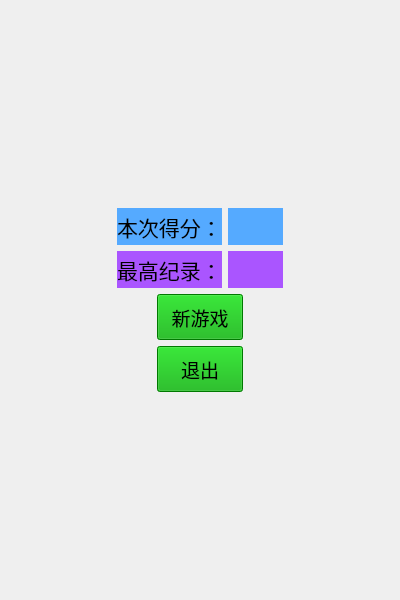
<?xml version="1.0" encoding="UTF-8"?>
<ui version="4.0">
 <class>Widget</class>
 <widget class="QWidget" name="Widget">
  <property name="geometry">
   <rect>
    <x>0</x>
    <y>0</y>
    <width>400</width>
    <height>600</height>
   </rect>
  </property>
  <property name="windowTitle">
   <string>Widget</string>
  </property>
  <property name="styleSheet">
   <string notr="true">border-image: url(:/back.png)</string>
  </property>
  <layout class="QVBoxLayout" name="verticalLayout_2">
   <item>
    <spacer name="verticalSpacer_2">
     <property name="orientation">
      <enum>Qt::Vertical</enum>
     </property>
     <property name="sizeHint" stdset="0">
      <size>
       <width>20</width>
       <height>184</height>
      </size>
     </property>
    </spacer>
   </item>
   <item>
    <layout class="QHBoxLayout" name="horizontalLayout_5">
     <item>
      <spacer name="horizontalSpacer">
       <property name="orientation">
        <enum>Qt::Horizontal</enum>
       </property>
       <property name="sizeHint" stdset="0">
        <size>
         <width>40</width>
         <height>20</height>
        </size>
       </property>
      </spacer>
     </item>
     <item>
      <layout class="QVBoxLayout" name="verticalLayout">
       <item>
        <layout class="QHBoxLayout" name="horizontalLayout">
         <item>
          <widget class="QLabel" name="label">
           <property name="minimumSize">
            <size>
             <width>0</width>
             <height>37</height>
            </size>
           </property>
           <property name="font">
            <font>
             <family>宋体</family>
             <pointsize>16</pointsize>
            </font>
           </property>
           <property name="styleSheet">
            <string notr="true">background:rgb(85, 170, 255);
border-image: url()</string>
           </property>
           <property name="text">
            <string>本次得分：</string>
           </property>
          </widget>
         </item>
         <item>
          <widget class="QLabel" name="label_2">
           <property name="minimumSize">
            <size>
             <width>0</width>
             <height>37</height>
            </size>
           </property>
           <property name="styleSheet">
            <string notr="true">background:rgb(85, 170, 255);
border-image: url()</string>
           </property>
           <property name="text">
            <string/>
           </property>
          </widget>
         </item>
        </layout>
       </item>
       <item>
        <layout class="QHBoxLayout" name="horizontalLayout_2">
         <item>
          <widget class="QLabel" name="label_3">
           <property name="minimumSize">
            <size>
             <width>62</width>
             <height>37</height>
            </size>
           </property>
           <property name="font">
            <font>
             <family>宋体</family>
             <pointsize>16</pointsize>
            </font>
           </property>
           <property name="styleSheet">
            <string notr="true">background:rgb(170, 85, 255);
border-image: url()</string>
           </property>
           <property name="text">
            <string>最高纪录：</string>
           </property>
          </widget>
         </item>
         <item>
          <widget class="QLabel" name="label_4">
           <property name="minimumSize">
            <size>
             <width>0</width>
             <height>37</height>
            </size>
           </property>
           <property name="styleSheet">
            <string notr="true">background:rgb(170, 85, 255);
border-image: url()</string>
           </property>
           <property name="text">
            <string/>
           </property>
          </widget>
         </item>
        </layout>
       </item>
       <item>
        <layout class="QHBoxLayout" name="horizontalLayout_3">
         <item>
          <spacer name="horizontalSpacer_3">
           <property name="orientation">
            <enum>Qt::Horizontal</enum>
           </property>
           <property name="sizeHint" stdset="0">
            <size>
             <width>40</width>
             <height>20</height>
            </size>
           </property>
          </spacer>
         </item>
         <item>
          <widget class="QPushButton" name="pushButton">
           <property name="minimumSize">
            <size>
             <width>86</width>
             <height>46</height>
            </size>
           </property>
           <property name="font">
            <font>
             <family>宋体</family>
             <pointsize>14</pointsize>
            </font>
           </property>
           <property name="styleSheet">
            <string notr="true">background:rgb(0, 170, 0);
border-image: url()</string>
           </property>
           <property name="text">
            <string>新游戏</string>
           </property>
          </widget>
         </item>
         <item>
          <spacer name="horizontalSpacer_4">
           <property name="orientation">
            <enum>Qt::Horizontal</enum>
           </property>
           <property name="sizeHint" stdset="0">
            <size>
             <width>40</width>
             <height>20</height>
            </size>
           </property>
          </spacer>
         </item>
        </layout>
       </item>
       <item>
        <layout class="QHBoxLayout" name="horizontalLayout_4">
         <item>
          <spacer name="horizontalSpacer_5">
           <property name="orientation">
            <enum>Qt::Horizontal</enum>
           </property>
           <property name="sizeHint" stdset="0">
            <size>
             <width>40</width>
             <height>20</height>
            </size>
           </property>
          </spacer>
         </item>
         <item>
          <widget class="QPushButton" name="pushButton_2">
           <property name="minimumSize">
            <size>
             <width>86</width>
             <height>46</height>
            </size>
           </property>
           <property name="font">
            <font>
             <family>宋体</family>
             <pointsize>14</pointsize>
            </font>
           </property>
           <property name="styleSheet">
            <string notr="true">background:rgb(0, 170, 0);
border-image: url()</string>
           </property>
           <property name="text">
            <string>退出</string>
           </property>
          </widget>
         </item>
         <item>
          <spacer name="horizontalSpacer_6">
           <property name="orientation">
            <enum>Qt::Horizontal</enum>
           </property>
           <property name="sizeHint" stdset="0">
            <size>
             <width>40</width>
             <height>20</height>
            </size>
           </property>
          </spacer>
         </item>
        </layout>
       </item>
      </layout>
     </item>
     <item>
      <spacer name="horizontalSpacer_2">
       <property name="orientation">
        <enum>Qt::Horizontal</enum>
       </property>
       <property name="sizeHint" stdset="0">
        <size>
         <width>40</width>
         <height>20</height>
        </size>
       </property>
      </spacer>
     </item>
    </layout>
   </item>
   <item>
    <spacer name="verticalSpacer">
     <property name="orientation">
      <enum>Qt::Vertical</enum>
     </property>
     <property name="sizeHint" stdset="0">
      <size>
       <width>20</width>
       <height>184</height>
      </size>
     </property>
    </spacer>
   </item>
  </layout>
 </widget>
 <layoutdefault spacing="6" margin="11"/>
 <resources/>
 <connections/>
</ui>
